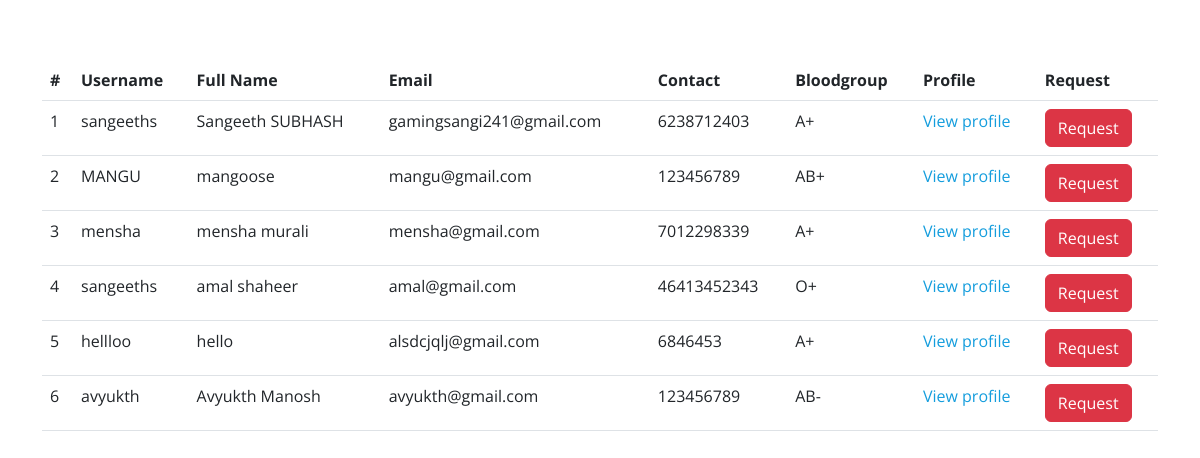
The app's page /qdon, older data.
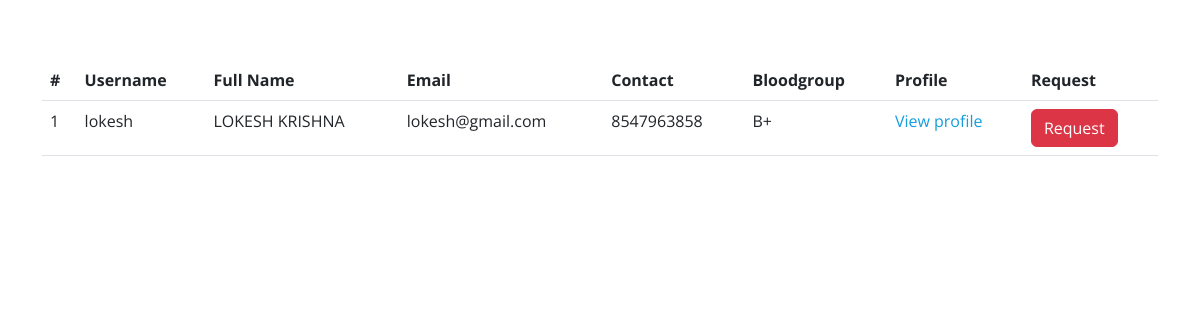
The same page, newer data.
### home/models.py (models this page shows)
class Detail(models.Model):
    username=models.CharField(max_length=20)
    fullname=models.CharField(max_length=20)
    dob=models.DateField()
    email=models.EmailField()
    mobno=models.IntegerField()
    ge=models.CharField(max_length=10)
    age=models.IntegerField()
    bg=models.CharField(max_length=10)
    address=models.CharField(max_length=30)
    occupation=models.CharField(max_length=10)
    weight=models.IntegerField()
    height=models.IntegerField()
    an=models.CharField(max_length=10)
    tmr=models.CharField(max_length=10)
    ldd=models.DateField()
    dbo=models.CharField(max_length=10)
    image=models.ImageField(upload_to='pictures')

### home/views.py (the view)
# urls.py: path('qdon',views.qdon, name='qdon'),
def qdon(request):
    rd=Detail.objects.all()
    return render(request,'qdon.html',{'rd':rd})

### home/templates/qdon.html (shortened to what this page needs)
{% load static %}
<!DOCTYPE html>
<html lang="en">
<head>
  <link href="{% static '/vendor/bootstrap/css/bootstrap.min.css' %}" rel="stylesheet">
  <link href="{% static '/vendor/bootstrap-icons/bootstrap-icons.css' %}" rel="stylesheet">
  <link href="{% static '/vendor/boxicons/css/boxicons.min.css' %}" rel="stylesheet">
  <link href="{% static  '/vendor/glightbox/css/glightbox.min.css' %}" rel="stylesheet">
  <link href="{% static '/vendor/swiper/swiper-bundle.min.css' %}" rel="stylesheet">
  <link href="{% static '/vendor/bootstrap/css/bootstrap.min.css' %}" rel="stylesheet">
</head>
<body>
  {% load static %}
  <section id="about" class="about">
    <div class="container">
        <div class="table-responsive">
            <table class="table table-hover">
              <thead>
                <tr>
                  <th>#</th>
                  <th>Username</th>
                  <th>Full Name</th>
                  <th>Email</th>
                  <th>Contact</th>
                  <th>Bloodgroup</th>
                  <th>Profile</th>
                  <th>Request</th>
              </tr>
          </thead>
          <tbody>
            {% for user in rd %}
            <tr>
              <td>{{forloop.counter}}</td>
              <td>{{user.username}}</td>
                <td>{{user.fullname}}</td>
                <td>{{user.email}}</td>
                <td>{{user.mobno}}</td>
                <td>{{user.bg}}</td>
                <td><a href="/donsearch/{{user.username}}">View profile</a></td>
                <td> <a href="#"><button type="submit" class="btn btn-danger">Request</button></a>
          {% endfor %}
      </tbody>
  </table>
  {% load static %}
  {% load static %}
</body>
</html>

Row changes from the older to the newer data that the page shows:
removed Detail: username "sangeeths", fullname "Sangeeth SUBHASH", email "gamingsangi241@gmail.com", mobno "6238712403", bg "A+"
removed Detail: username "MANGU", fullname "mangoose", email "mangu@gmail.com", mobno "123456789", bg "AB+"
removed Detail: username "mensha", fullname "mensha murali", email "mensha@gmail.com", mobno "7012298339", bg "A+"
removed Detail: username "sangeeths", fullname "amal shaheer", email "amal@gmail.com", mobno "46413452343", bg "O+"
removed Detail: username "hellloo", fullname "hello", email "alsdcjqlj@gmail.com", mobno "6846453", bg "A+"
removed Detail: username "avyukth", fullname "Avyukth Manosh", email "avyukth@gmail.com", mobno "123456789", bg "AB-"
added Detail: username "lokesh", fullname "LOKESH KRISHNA", email "lokesh@gmail.com", mobno "8547963858", bg "B+"
